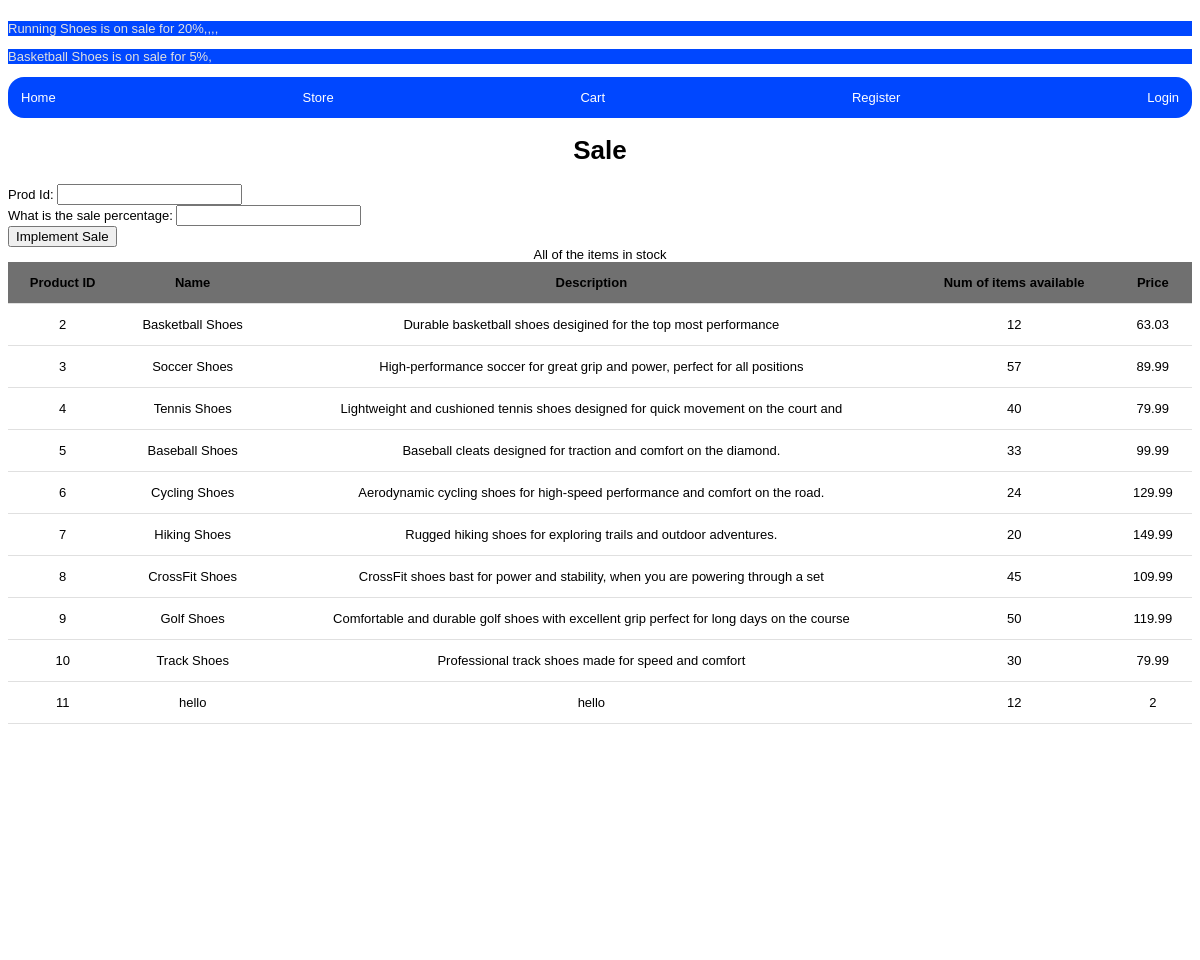
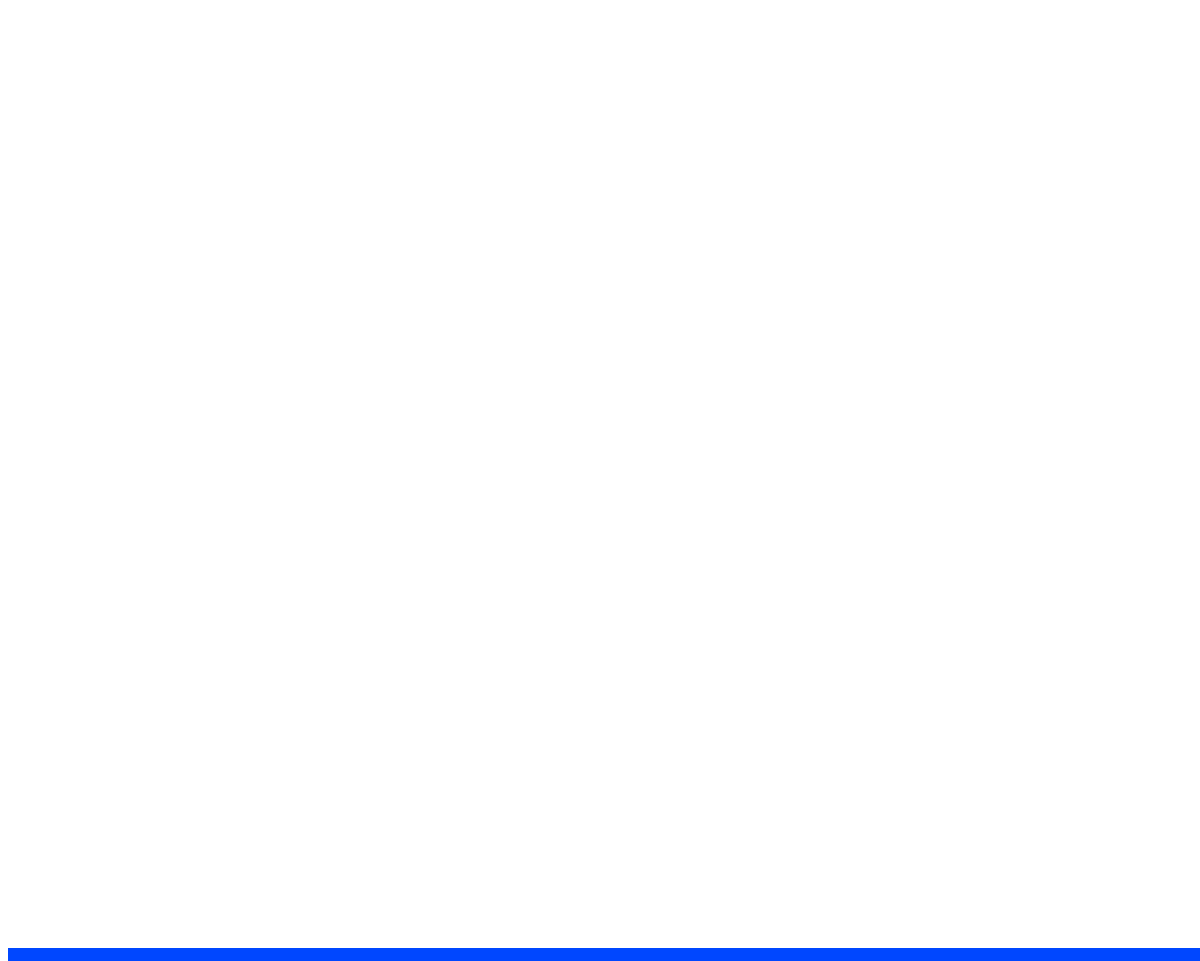
Page /insert_sale on the committed database (2 pictures, top to bottom).
### tables this page shows
CREATE TABLE stock
(
    prod_id INTEGER PRIMARY KEY AUTOINCREMENT,
    name TEXT,
    desc TEXT,
    num_available INTEGER,
    price DECIMAL,
    image_filename TEXT
);

### app.py (the view, shortened to what this page needs)
@app.route("/insert_sale", methods=["GET", "POST"])
def insert_sale():
    form = SaleForm()
    global sale
    message = ""
    items=None
    db=get_db()
    items = db.execute("""SELECT *
                        FROM stock;""").fetchall()
    return render_template("sale.html", form=form, message=message, title="Sale", items=items, sale=sale)

### forms.py
class SaleForm(FlaskForm):
    prod_id = IntegerField("Prod Id:", validators=[InputRequired()])
    sale_percent = IntegerField("What is the sale percentage:", validators=[InputRequired()])
    submit = SubmitField("Implement Sale")

### app.py (called while the page is built)
@app.before_request
def load_logged_in_user():
    g.user_id = session.get("user_id", None)

@app.before_request
def is_admin():
    if g.user_id == "admin":
        g.is_admin = True

### database.py (called while the page is built)
def get_db():
    if "db" not in g:
        g.db = sqlite3.connect(DATABASE,
                               detect_types=sqlite3.PARSE_DECLTYPES
                               )
        g.db.row_factory = sqlite3.Row
    return g.db

### templates/sale.html (shortened to what this page needs)
{% extends "base.html" %}
{% block main_content %}
    <form action="" method="post" novalidate>
        {{ form.prod_id.label }}
        {{ form.prod_id }}
        <br />
        {{ form.sale_percent.label }}
        {{ form.sale_percent() }}
        <br />
        {{ form.submit() }}
    </form>
    {% if items %}
    <div class="table-container">
        <table>
            <caption>All of the items in stock</caption>
            <tr>
                <th scope="col">Product ID</th>
                <th scope="col">Name</th>
                <th scope="col">Description</th>
                <th scope="col">Num of items available</th>
                <th scope="col">Price</th>
            </tr>
            {% for item in items %}
            <tr>
                <td>{{ item["prod_id"] }}</td>
                <td>{{ item["name"] }}</td>
                <td>{{ item["desc"] }}</td>
                <td>{{ item["num_available"] }}</td>
                <td>{{ item["price"] }}</td>
            </tr>
            {% endfor %}
        </table>
    </div>
    {% endif %}
{% endblock %}

### templates/base.html (shortened to what this page needs)
<!DOCTYPE html>
<html lang="en">
    <head>
        <link rel="stylesheet" href="{{ url_for('static', filename='styles.css') }}" />
    <head>
    <body>
        {% if sale %}
            {% for item in sale %}
                <p class="sale">{{item}}</p>
            {% endfor %}
        {% endif %}
        <nav>
            <a href="{{ url_for('index')}}">Home</a>
            <a href="{{ url_for('store')}}">Store</a>
            <a href="{{ url_for('cart')}}">Cart</a>
            {% if g.user_id %}
                {% if g.is_admin %}
                    <a href="{{ url_for('admin_account') }}">Admin Account</a>
                {% else %}
                <a href="{{ url_for('account')}}">Your Account</a>
                {% endif %}
                <a href="{{ url_for('logout')}}" class="User_session">Logout</a>
            {% else%}
                <a href="{{ url_for('register') }}" class="User_session">Register</a>
                <a href="{{ url_for('login') }}"class="User_session">Login</a>
            {% endif %}
        </nav>
        <header>
            <h1>{{title}}</h1>
        </header>
        <main>
            {% block main_content %}
            {% endblock %}
        </main>
        <footer>
        </footer>
    </body>
</html>

### static/styles.css (style rules this page uses)
* { font-family: Echotopia, Arial, Helvetica, sans-serif; }
html { --main-color: #707070; --main-bgcolor: #E0E0E0; --second-bgcolor: #FFFFFF; --second-color: #0047FF; }
html { display:flex; flex-direction: column; flex-wrap: wrap; background-color: var(--second-bgcolor); font-size: small; row-gap: normal; column-gap: normal; justify-content: space-evenly; }
nav { display: flex; flex-direction: row; justify-content: space-between; padding: 1em; background-color: var(--second-color); border-radius: 16px; align-content:stretch; }
nav .User_session { justify-content: flex-end; }
nav a { text-decoration: None; color: var(--second-bgcolor); }
.sale { display: flex; flex-direction: row; align-content: stretch; padding-top: 0, 0.5em; background-color:var(--second-color); color: var(--main-bgcolor); }
table { width: 100%; border-collapse: collapse; margin-bottom: 5em; }
th, td { padding: 1em; border-bottom: 1px solid var(--main-bgcolor); text-align: center; }
th { background-color: var(--main-color); position: sticky; top: 0; }
footer { display: flex; flex-direction: row; margin-top: 100%; align-items: center; width:100%; padding: 0.5em; background-color: var(--second-color); color: var(--second-bgcolor); text-align: center; }
h1 { text-align: center; }

### rows in the picture
stock: prod_id "2", name "Basketball Shoes", desc "Durable basketball shoes desigined for the top most performance", num_available "12", price "63.03"
stock: prod_id "3", name "Soccer Shoes", desc "High-performance soccer for great grip and power, perfect for all positions", num_available "57", price "89.99"
stock: prod_id "4", name "Tennis Shoes", desc "Lightweight and cushioned tennis shoes designed for quick movement on the court and", num_available "40", price "79.99"
stock: prod_id "5", name "Baseball Shoes", desc "Baseball cleats designed for traction and comfort on the diamond.", num_available "33", price "99.99"
stock: prod_id "6", name "Cycling Shoes", desc "Aerodynamic cycling shoes for high-speed performance and comfort on the road.", num_available "24", price "129.99"
stock: prod_id "7", name "Hiking Shoes", desc "Rugged hiking shoes for exploring trails and outdoor adventures.", num_available "20", price "149.99"
stock: prod_id "8", name "CrossFit Shoes", desc "CrossFit shoes bast for power and stability, when you are powering through a set", num_available "45", price "109.99"
stock: prod_id "9", name "Golf Shoes", desc "Comfortable and durable golf shoes with excellent grip perfect for long days on the course", num_available "50", price "119.99"
stock: prod_id "10", name "Track Shoes", desc "Professional track shoes made for speed and comfort", num_available "30", price "79.99"
stock: prod_id "11", name "hello", desc "hello", num_available "12", price "2"

### other values in the picture
{{ item }} "Running Shoes is on sale for 20%,,,," "Basketball Shoes is on sale for 5%,"
{{ title }} "Sale"
